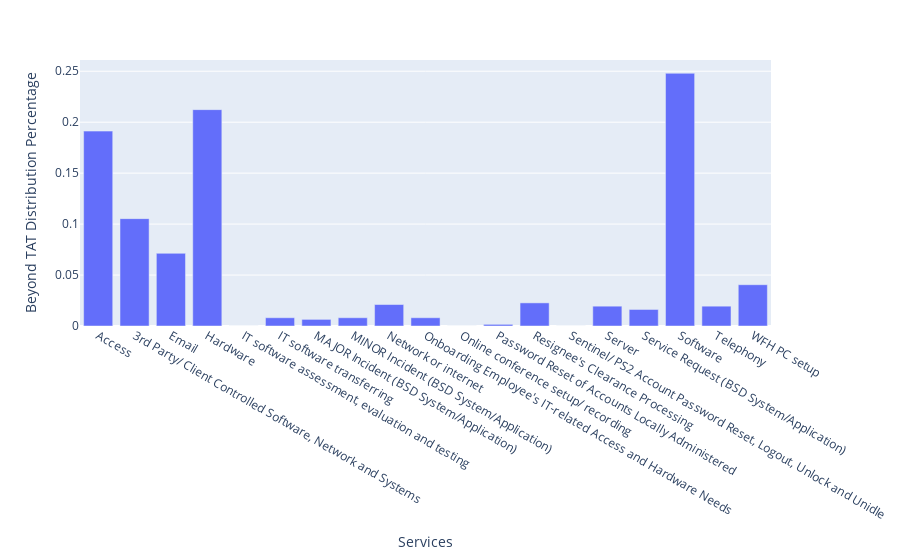

Notebook cell for this chart:
### Markdown cell above
## Beyond TAT Distribution

### Code cell
fig = px.bar(df, x = 'Services', y = 'Beyond TAT Distribution Percentage')
fig.show()

### Figure 1 — Plotly figure (JSON) as saved in the notebook; plotly's stock layout.template omitted (floating-point values rounded to 4 significant figures)
{"data": [{"alignmentgroup": "True", "hovertemplate": "Services=%{x}<br>Beyond TAT Distribution Percentage=%{y}<extra></extra>", "legendgroup": "", "marker": {"color": "#636efa", "pattern": {"shape": ""}}, "name": "", "offsetgroup": "", "orientation": "v", "showlegend": false, "textposition": "auto", "type": "bar", "x": ["Access", "3rd Party/ Client Controlled Software, Network and Systems", "Email", "Hardware", "IT software assessment, evaluation and testing", "IT software transferring", "MAJOR Incident (BSD System/Application)", "MINOR Incident (BSD System/Application)", "Network or internet", "Onboarding Employee's IT-related Access and Hardware Needs", "Online conference setup/ recording", "Password Reset of Accounts Locally Administered", "Resignee's Clearance Processing", "Sentinel/ PS2 Account Password Reset, Logout, Unlock and Unidle", "Server", "Service Request (BSD System/Application)", "Software", "Telephony", "WFH PC setup"], "xaxis": "x", "y": [0.1912, 0.1053, 0.07131, 0.2123, 0, 0.008104, 0.006483, 0.008104, 0.02107, 0.008104, 0, 0.001621, 0.02269, 0, 0.01945, 0.01621, 0.248, 0.01945, 0.04052], "yaxis": "y"}], "layout": {"barmode": "relative", "legend": {"tracegroupgap": 0}, "margin": {"t": 60}, "xaxis": {"anchor": "y", "domain": [0, 1], "title": {"text": "Services"}}, "yaxis": {"anchor": "x", "domain": [0, 1], "title": {"text": "Beyond TAT Distribution Percentage"}}}}
